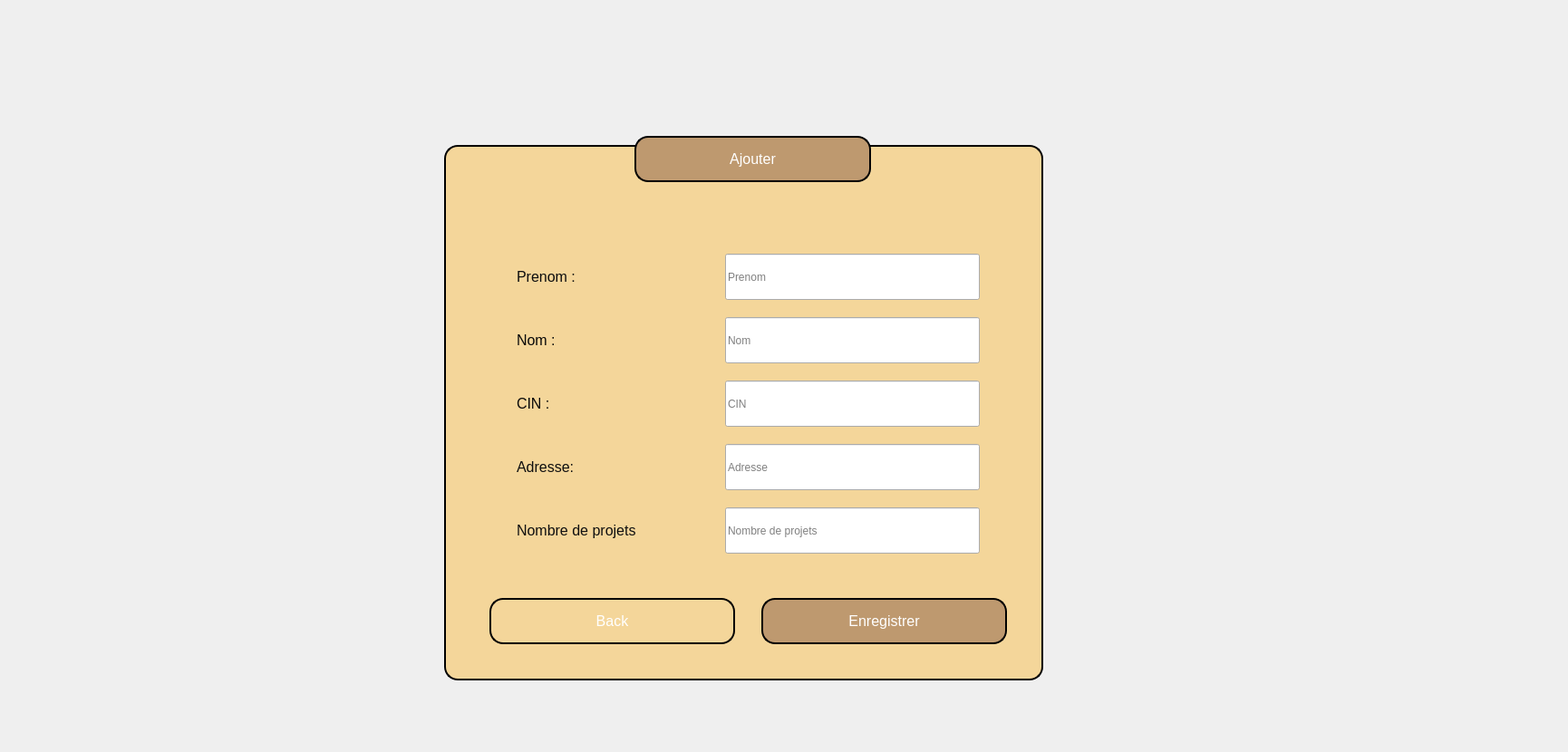
    <widget class="QWidget" name="ajoutclient">
     <widget class="QLabel" name="label_20">
      <property name="geometry">
       <rect>
        <x>570</x>
        <y>490</y>
        <width>271</width>
        <height>51</height>
       </rect>
      </property>
      <property name="styleSheet">
       <string notr="true">/* Style pour la label */
QLabel {
    font-size: 12pt; /* Taille de la police */
    
	color: rgb(15, 15, 15);
}
</string>
      </property>
      <property name="text">
       <string>Adresse:</string>
      </property>
     </widget>
     <widget class="QPushButton" name="BackAjout">
      <property name="geometry">
       <rect>
        <x>540</x>
        <y>660</y>
        <width>271</width>
        <height>51</height>
       </rect>
      </property>
      <property name="styleSheet">
       <string notr="true">QPushButton {
    font-size: 12pt; /* Larger font size */
    border: 2px solid #000000; /* Black border */
    border-radius: 15px; /* Rounded corners */
    padding: 10px 20px; /* Padding */
    color: #ffffff; /* White text */
    background-color: #f4d69a; /* Gold background */
}

QPushButton:hover {
    background-color: #e0b75e; /* Lighter gold on hover */
}

QPushButton:pressed {
    background-color: #d0a04c; /* Slightly darker gold when pressed */
}</string>
      </property>
      <property name="text">
       <string>Back</string>
      </property>
     </widget>
     <widget class="QLineEdit" name="Prenom_A">
      <property name="geometry">
       <rect>
        <x>800</x>
        <y>280</y>
        <width>281</width>
        <height>51</height>
       </rect>
      </property>
      <property name="styleSheet">
       <string notr="true">font-size: 16px; /* Taille de la police */
    font-weight: bold; /* Police en gras */
    color: #8B4513; /* Couleur marron */
    background-color: #FFF5E1; /* Couleur de fond beige */
    padding: 10px; /* Remplissage intérieur */
    border-radius: 10px; /* Coins arrondis */
    border: 2px solid #8B4513; /* Bordure marron */
    text-align: center; /* Alignement centré du texte */
    max-width: 200px; /* Largeur maximale */
    margin: 0 auto; /* Centrage horizontal */
    box-shadow: 2px 2px 5px rgba(0, 0, 0, 0.2); /* Ombre portée *</string>
      </property>
      <property name="placeholderText">
       <string>Prenom</string>
      </property>
     </widget>
     <widget class="QLabel" name="label_18">
      <property name="geometry">
       <rect>
        <x>570</x>
        <y>280</y>
        <width>271</width>
        <height>51</height>
       </rect>
      </property>
      <property name="styleSheet">
       <string notr="true">/* Style pour la label */
QLabel {
    font-size: 12pt; /* Taille de la police */
 /* Couleur marron */
	color: rgb(13, 13, 13);
}
</string>
      </property>
      <property name="text">
       <string>Prenom :</string>
      </property>
     </widget>
     <widget class="QLabel" name="label_19">
      <property name="geometry">
       <rect>
        <x>570</x>
        <y>350</y>
        <width>271</width>
        <height>51</height>
       </rect>
      </property>
      <property name="styleSheet">
       <string notr="true">/* Style pour la label */
QLabel {
    font-size: 12pt; /* Taille de la police */
   
	color: rgb(8, 8, 8);
}
</string>
      </property>
      <property name="text">
       <string>Nom :</string>
      </property>
     </widget>
     <widget class="QLineEdit" name="Cin_A">
      <property name="geometry">
       <rect>
        <x>800</x>
        <y>420</y>
        <width>281</width>
        <height>51</height>
       </rect>
      </property>
      <property name="styleSheet">
       <string notr="true">font-size: 16px; /* Taille de la police */
    font-weight: bold; /* Police en gras */
    color: #8B4513; /* Couleur marron */
    background-color: #FFF5E1; /* Couleur de fond beige */
    padding: 10px; /* Remplissage intérieur */
    border-radius: 10px; /* Coins arrondis */
    border: 2px solid #8B4513; /* Bordure marron */
    text-align: center; /* Alignement centré du texte */
    max-width: 200px; /* Largeur maximale */
    margin: 0 auto; /* Centrage horizontal */
    box-shadow: 2px 2px 5px rgba(0, 0, 0, 0.2); /* Ombre portée *</string>
      </property>
      <property name="placeholderText">
       <string>CIN</string>
      </property>
     </widget>
     <widget class="QLabel" name="label_21">
      <property name="geometry">
       <rect>
        <x>570</x>
        <y>420</y>
        <width>271</width>
        <height>51</height>
       </rect>
      </property>
      <property name="styleSheet">
       <string notr="true">/* Style pour la label */
QLabel {
    font-size: 12pt; /* Taille de la police */
   
	color: rgb(9, 9, 9);
}
</string>
      </property>
      <property name="text">
       <string>CIN :</string>
      </property>
     </widget>
     <widget class="QPushButton" name="BUTTONAJOUTENRE">
      <property name="geometry">
       <rect>
        <x>840</x>
        <y>660</y>
        <width>271</width>
        <height>51</height>
       </rect>
      </property>
      <property name="styleSheet">
       <string notr="true">QPushButton {
    font-size: 12pt; /* Larger font size */
    border: 2px solid #000000; /* Black border */
    border-radius: 15px; /* Rounded corners */
    padding: 10px 20px; /* Padding */
    color: #ffffff; /* White text */
    background-color: #be996f; /* Gold background */
}

QPushButton:hover {
    background-color: #8b5f3d; /* Darker gold on hover */
}

QPushButton:pressed {
    background-color: #9e4b0f; /* Darker gold when pressed */
}</string>
      </property>
      <property name="text">
       <string>Enregistrer</string>
      </property>
     </widget>
     <widget class="QLabel" name="label_23">
      <property name="geometry">
       <rect>
        <x>0</x>
        <y>0</y>
        <width>1721</width>
        <height>821</height>
       </rect>
      </property>
      <property name="text">
       <string/>
      </property>
      <property name="pixmap">
       <pixmap>../../Downloads/fablab-1020x512.jpg</pixmap>
      </property>
      <property name="scaledContents">
       <bool>true</bool>
      </property>
     </widget>
     <widget class="QLineEdit" name="Adresse_A">
      <property name="geometry">
       <rect>
        <x>800</x>
        <y>490</y>
        <width>281</width>
        <height>51</height>
       </rect>
      </property>
      <property name="styleSheet">
       <string notr="true">font-size: 16px; /* Taille de la police */
    font-weight: bold; /* Police en gras */
    color: #8B4513; /* Couleur marron */
    background-color: #FFF5E1; /* Couleur de fond beige */
    padding: 10px; /* Remplissage intérieur */
    border-radius: 10px; /* Coins arrondis */
    border: 2px solid #8B4513; /* Bordure marron */
    text-align: center; /* Alignement centré du texte */
    max-width: 200px; /* Largeur maximale */
    margin: 0 auto; /* Centrage horizontal */
    box-shadow: 2px 2px 5px rgba(0, 0, 0, 0.2); /* Ombre portée *</string>
      </property>
      <property name="placeholderText">
       <string>Adresse</string>
      </property>
     </widget>
     <widget class="QLineEdit" name="Nom_A">
      <property name="geometry">
       <rect>
        <x>800</x>
        <y>350</y>
        <width>281</width>
        <height>51</height>
       </rect>
      </property>
      <property name="styleSheet">
       <string notr="true">font-size: 16px; /* Taille de la police */
    font-weight: bold; /* Police en gras */
    color: #8B4513; /* Couleur marron */
    background-color: #FFF5E1; /* Couleur de fond beige */
    padding: 10px; /* Remplissage intérieur */
    border-radius: 10px; /* Coins arrondis */
    border: 2px solid #8B4513; /* Bordure marron */
    text-align: center; /* Alignement centré du texte */
    max-width: 200px; /* Largeur maximale */
    margin: 0 auto; /* Centrage horizontal */
    box-shadow: 2px 2px 5px rgba(0, 0, 0, 0.2); /* Ombre portée *</string>
      </property>
      <property name="placeholderText">
       <string>Nom</string>
      </property>
     </widget>
     <widget class="QPushButton" name="pushButton_16">
      <property name="geometry">
       <rect>
        <x>700</x>
        <y>150</y>
        <width>261</width>
        <height>51</height>
       </rect>
      </property>
      <property name="styleSheet">
       <string notr="true">QPushButton {
    font-size: 12pt; /* Larger font size */
    border: 2px solid #000000; /* Black border */
    border-radius: 15px; /* Rounded corners */
    padding: 12px 24px; /* Increased padding for better spacing */
    color: #ffffff; /* White text */
    background-color: #be996f; /* Gold background */
}

QPushButton:hover {
    background-color: #8b5f3d; /* Darker gold on hover */
}

QPushButton:pressed {
    background-color: #9e4b0f; /* Darker gold when pressed */
}
</string>
      </property>
      <property name="text">
       <string>Ajouter</string>
      </property>
     </widget>
     <widget class="QPushButton" name="pushButton_15">
      <property name="geometry">
       <rect>
        <x>490</x>
        <y>160</y>
        <width>661</width>
        <height>591</height>
       </rect>
      </property>
      <property name="styleSheet">
       <string notr="true">QPushButton {
    font-size: 12pt; /* Larger font size */
    border: 2px solid #000000; /* Black border */
    border-radius: 15px; /* Rounded corners */
    padding: 12px 24px; /* Increased padding for better spacing */
    color: #ffffff; /* White text */
    background-color: #f4d69a; /* Gold background */
}

</string>
      </property>
      <property name="text">
       <string/>
      </property>
     </widget>
     <widget class="QLabel" name="label_42">
      <property name="geometry">
       <rect>
        <x>1310</x>
        <y>-30</y>
        <width>291</width>
        <height>241</height>
       </rect>
      </property>
      <property name="text">
       <string/>
      </property>
      <property name="pixmap">
       <pixmap>../../Downloads/422871135_3753649611547138_2993912555110327539_n-removebg-preview.png</pixmap>
      </property>
      <property name="scaledContents">
       <bool>true</bool>
      </property>
     </widget>
     <widget class="QLabel" name="label_22">
      <property name="geometry">
       <rect>
        <x>570</x>
        <y>560</y>
        <width>271</width>
        <height>51</height>
       </rect>
      </property>
      <property name="styleSheet">
       <string notr="true">/* Style pour la label */
QLabel {
    font-size: 12pt; /* Taille de la police */
    
	color: rgb(15, 15, 15);
}
</string>
      </property>
      <property name="text">
       <string>Nombre de projets</string>
      </property>
     </widget>
     <widget class="QLineEdit" name="Nbe_Projet_A">
      <property name="geometry">
       <rect>
        <x>800</x>
        <y>560</y>
        <width>281</width>
        <height>51</height>
       </rect>
      </property>
      <property name="styleSheet">
       <string notr="true">font-size: 16px; /* Taille de la police */
    font-weight: bold; /* Police en gras */
    color: #8B4513; /* Couleur marron */
    background-color: #FFF5E1; /* Couleur de fond beige */
    padding: 10px; /* Remplissage intérieur */
    border-radius: 10px; /* Coins arrondis */
    border: 2px solid #8B4513; /* Bordure marron */
    text-align: center; /* Alignement centré du texte */
    max-width: 200px; /* Largeur maximale */
    margin: 0 auto; /* Centrage horizontal */
    box-shadow: 2px 2px 5px rgba(0, 0, 0, 0.2); /* Ombre portée *</string>
      </property>
      <property name="placeholderText">
       <string>Nombre de projets</string>
      </property>
     </widget>
     <zorder>label_23</zorder>
     <zorder>pushButton_15</zorder>
     <zorder>Prenom_A</zorder>
     <zorder>label_18</zorder>
     <zorder>pushButton_16</zorder>
     <zorder>Adresse_A</zorder>
     <zorder>label_20</zorder>
     <zorder>Nom_A</zorder>
     <zorder>BackAjout</zorder>
     <zorder>Cin_A</zorder>
     <zorder>BUTTONAJOUTENRE</zorder>
     <zorder>label_19</zorder>
     <zorder>label_21</zorder>
     <zorder>label_42</zorder>
     <zorder>label_22</zorder>
     <zorder>Nbe_Projet_A</zorder>
    </widget>
